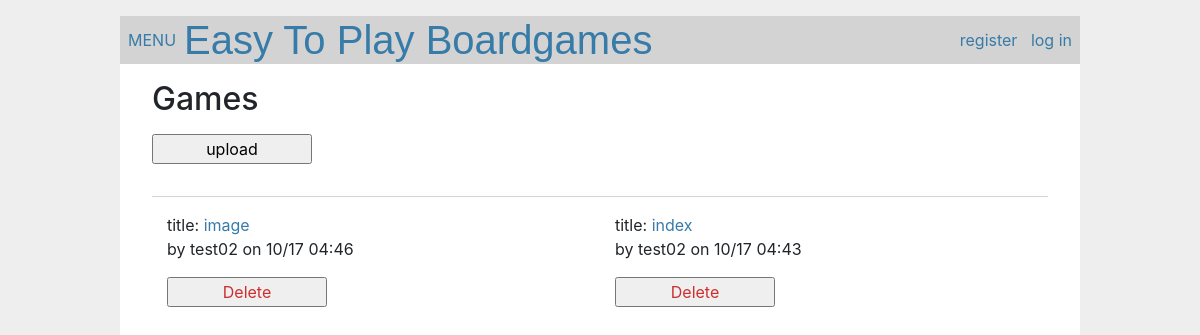
The app's page /game/, older data.
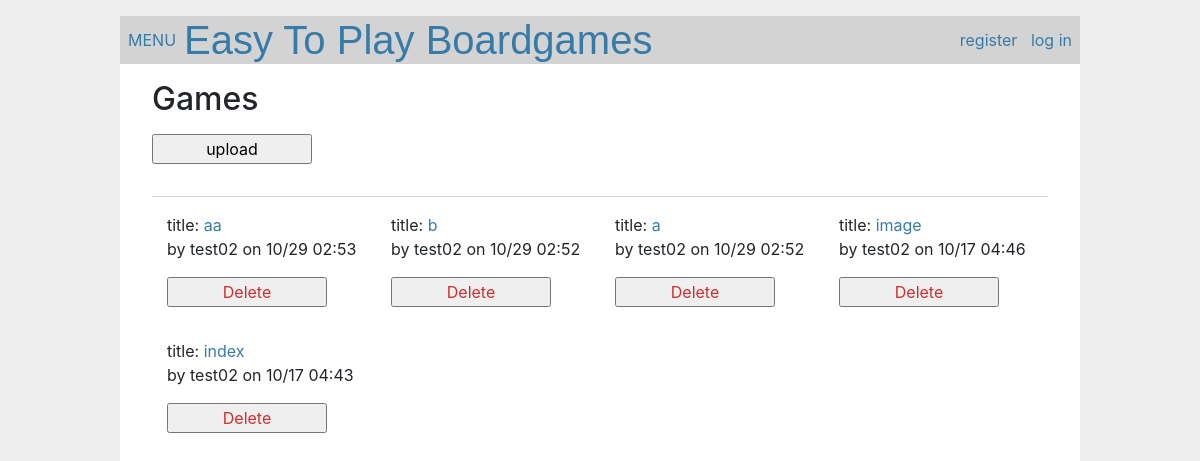
The same page, newer data.
### src/game/models.py (models this page shows)
class Game(db.Model):
	__tablename__ = "games"
	id = db.Column(db.Integer, primary_key=True)
	user_id = db.Column(db.Integer, db.ForeignKey("users.id"))
	title = db.Column(db.String(20), nullable=False)
	description = db.Column(db.String(100), nullable=False)
	upload_path = db.Column(db.String(255),nullable=False)
	created_at = db.Column(db.DateTime, default=datetime.now, nullable=False)
	updated_at = db.Column(db.DateTime, default=datetime.now,
						   onupdate=datetime.now, nullable=False)
	user = db.relationship('User', backref=db.backref('games', lazy=True))

### src/crud/models.py (models this page shows, shortened)
class User(db.Model, UserMixin):
	__tablename__ = "users"
	id = db.Column(db.Integer, primary_key=True)
	username = db.Column(db.String(12), index=True, nullable=False)
	email = db.Column(db.String(100), unique=True, index=True, nullable=False)
	password_hash = db.Column(db.String)
	created_at = db.Column(db.DateTime, default=datetime.now, nullable=False)
	updated_at = db.Column(db.DateTime, default=datetime.now,
                        onupdate=datetime.now, nullable=False)
	@property
	def password(self):
		raise AttributeError("비밀번호 오류")

### src/game/views.py (the view)
@game.route('/')
def index():
	games = Game.query.join(User).order_by(desc(Game.created_at)).all()
	delete_form = DeleteForm()
	return render_template('game/index.html', games=games,
						   delete_form=delete_form)

### src/game/forms.py
class DeleteForm(FlaskForm):
	submit = SubmitField("Delete")

### src/game/templates/game/index.html (shortened to what this page needs)
{% extends "home/base.html" %}
{% block content %}
<div class="p-3">
<h2>Games</h2>
<div>
	<form action="{{ url_for('game.upload_file') }}">
		<input type="submit" value="upload">
	</form>
</div><hr>
<div class="container">
	<div class="row row-cols-auto">
		{% for game in games %}
		<div class="col">title:
			<a href="{{ url_for('home.home_game', filename=game.upload_path, game_id=game.id) }}">
				{{ game.title }}
			</a>
			<div class="about">by {{ game.user.username }} on {{ game.created_at.strftime('%m/%d %H:%M') }}</div>
			<form action="{{ url_for('game.delete_game', game_id=game.id) }}" method="POST">
				<input class="danger" type="submit" value="Delete" onclick="return confirm('정말 삭제하겠습니까?');">
			</form>
		</div>
		{% endfor %}
	</div>
</div>
{% endblock %}

### src/home/templates/home/base.html (shortened to what this page needs)
<!DOCTYPE html>
<html lang="ko-kr">
<head>
	<link rel="stylesheet" href="{{ url_for('static', filename='css/bootstrap.min.css') }}">
	<link rel="stylesheet" href="{{ url_for('static', filename='css/style.css') }}">
</head>
<body>
	<div id="main-content">
		<nav>
			<a href="#" id="menu-button">MENU</a>
			<h1><a href="{{ url_for('main') }}">Easy To Play Boardgames</a></h1>
			<div class="navbar-nav">
				<ul>
					<li>
						{% if current_user.is_authenticated %}
						<a href="{{ url_for('crud.own') }}">
							{{ current_user.username }}
						</a>
					</li>
					<li>
						<a href="{{ url_for('auth.logout') }}" class="nav-link">log out</a>
					</li>
				</ul>
				{% else %}
				<ul>
					<li>
						<a class="nav-link" href="{{ url_for('auth.register') }}">register</a>
					</li>&nbsp;&nbsp;&nbsp;
					<li>
						<a class="nav-link" href="{{ url_for('auth.login') }}">log in</a>
					</li>
					{% endif %}
				</ul>
			</div>
		</nav>
		<section class="content">
		{% block content %}{% endblock %}
   		</section>
</div>
</body>
</html>

### src/static/css/style.css (style rules this page uses)
body { background-color: #f5f5f5; }
html { font-family: Arial, Helvetica, sans-serif; background: #eee; padding: 1rem; }
body { max-width: 960px; margin: 0 auto; background: white; }
h1 { font-family: Arial, Helvetica, sans-serif; color: #377ba8; margin: 1rem 0; }
a { color: #377ba8; }
hr { border: none; border-top: 1px solid lightgray; }
nav { background: lightgray; display: flex; align-items: center; padding: 0 0.5rem; }
nav h1 { flex: auto; margin: 0; }
nav h1 a { text-decoration: none; padding: 0.25rem 0.5rem; }
nav ul { display: flex; list-style: none; margin: 0; padding: 0; }
nav ul li a, nav ul li span, header .action { display: block; padding: 0.5rem; }
.content { padding: 0 1rem 1rem; }
.content:last-child { margin-bottom: 0; }
.content form { margin: 1em 0; display: flex; flex-direction: column; }
.content input, .content textarea { margin-bottom: 1em; }
input.danger { color: #cc2f2e; }
input[type=submit] { align-self: start; min-width: 10em; }

Row changes from the older to the newer data that the page shows:
added Game: title "aa", user.username "test02", created_at "10/29 02:53"
added Game: title "b", user.username "test02", created_at "10/29 02:52"
added Game: title "a", user.username "test02", created_at "10/29 02:52"
